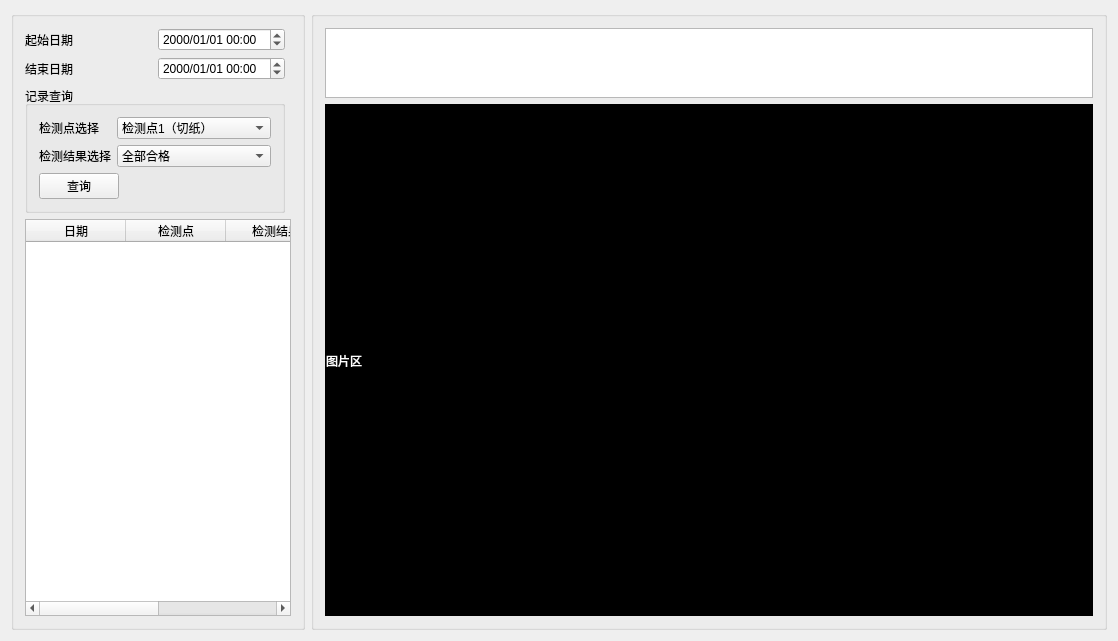
<?xml version="1.0" encoding="UTF-8"?>
<ui version="4.0">
 <class>HistoryDataRecord</class>
 <widget class="QWidget" name="HistoryDataRecord">
  <property name="geometry">
   <rect>
    <x>0</x>
    <y>0</y>
    <width>1092</width>
    <height>631</height>
   </rect>
  </property>
  <property name="windowTitle">
   <string>HistoryDataRecord</string>
  </property>
  <layout class="QGridLayout" name="gridLayout_3">
   <item row="0" column="0">
    <layout class="QHBoxLayout" name="horizontalLayout_3">
     <item>
      <widget class="QGroupBox" name="groupBox">
       <property name="maximumSize">
        <size>
         <width>400</width>
         <height>16777215</height>
        </size>
       </property>
       <property name="title">
        <string/>
       </property>
       <layout class="QGridLayout" name="gridLayout_4">
        <item row="0" column="0">
         <layout class="QVBoxLayout" name="verticalLayout_8">
          <item>
           <layout class="QHBoxLayout" name="horizontalLayout">
            <item>
             <layout class="QVBoxLayout" name="verticalLayout">
              <item>
               <widget class="QLabel" name="label">
                <property name="text">
                 <string>起始日期</string>
                </property>
               </widget>
              </item>
              <item>
               <widget class="QLabel" name="label_2">
                <property name="text">
                 <string>结束日期</string>
                </property>
               </widget>
              </item>
             </layout>
            </item>
            <item>
             <layout class="QVBoxLayout" name="verticalLayout_2">
              <item>
               <widget class="QDateTimeEdit" name="dateTimeEdit">
                <property name="currentSection">
                 <enum>QDateTimeEdit::YearSection</enum>
                </property>
                <property name="displayFormat">
                 <string>yyyy/MM/dd HH:mm</string>
                </property>
                <property name="calendarPopup">
                 <bool>false</bool>
                </property>
               </widget>
              </item>
              <item>
               <widget class="QDateTimeEdit" name="dateTimeEdit_2">
                <property name="displayFormat">
                 <string>yyyy/MM/dd HH:mm</string>
                </property>
                <property name="calendarPopup">
                 <bool>false</bool>
                </property>
               </widget>
              </item>
             </layout>
            </item>
           </layout>
          </item>
          <item>
           <widget class="QGroupBox" name="groupBox_3">
            <property name="title">
             <string>记录查询</string>
            </property>
            <layout class="QGridLayout" name="gridLayout">
             <item row="0" column="0">
              <layout class="QVBoxLayout" name="verticalLayout_4">
               <item>
                <widget class="QLabel" name="label_6">
                 <property name="text">
                  <string>检测点选择</string>
                 </property>
                </widget>
               </item>
               <item>
                <widget class="QLabel" name="label_7">
                 <property name="text">
                  <string>检测结果选择</string>
                 </property>
                </widget>
               </item>
              </layout>
             </item>
             <item row="0" column="1">
              <layout class="QVBoxLayout" name="verticalLayout_5">
               <item>
                <widget class="QComboBox" name="comboBox_5">
                 <item>
                  <property name="text">
                   <string>检测点1（切纸）</string>
                  </property>
                 </item>
                 <item>
                  <property name="text">
                   <string>检测点2（压片）</string>
                  </property>
                 </item>
                 <item>
                  <property name="text">
                   <string>检测点3（合盖）</string>
                  </property>
                 </item>
                </widget>
               </item>
               <item>
                <widget class="QComboBox" name="comboBox_6">
                 <item>
                  <property name="text">
                   <string>全部合格</string>
                  </property>
                 </item>
                 <item>
                  <property name="text">
                   <string>A工位合格B工位不合格</string>
                  </property>
                 </item>
                 <item>
                  <property name="text">
                   <string>A工位不合格B工位合格</string>
                  </property>
                 </item>
                 <item>
                  <property name="text">
                   <string>全部不合格</string>
                  </property>
                 </item>
                </widget>
               </item>
              </layout>
             </item>
             <item row="1" column="0" colspan="2">
              <layout class="QHBoxLayout" name="horizontalLayout_2">
               <item>
                <widget class="QPushButton" name="pushButton">
                 <property name="text">
                  <string>查询</string>
                 </property>
                </widget>
               </item>
               <item>
                <spacer name="horizontalSpacer">
                 <property name="orientation">
                  <enum>Qt::Horizontal</enum>
                 </property>
                 <property name="sizeHint" stdset="0">
                  <size>
                   <width>40</width>
                   <height>20</height>
                  </size>
                 </property>
                </spacer>
               </item>
              </layout>
             </item>
            </layout>
           </widget>
          </item>
         </layout>
        </item>
        <item row="0" column="1">
         <spacer name="horizontalSpacer_5">
          <property name="orientation">
           <enum>Qt::Horizontal</enum>
          </property>
          <property name="sizeHint" stdset="0">
           <size>
            <width>40</width>
            <height>20</height>
           </size>
          </property>
         </spacer>
        </item>
        <item row="1" column="0" colspan="2">
         <layout class="QVBoxLayout" name="verticalLayout_3">
          <item>
           <widget class="QTableWidget" name="tableWidget">
            <attribute name="horizontalHeaderDefaultSectionSize">
             <number>100</number>
            </attribute>
            <column>
             <property name="text">
              <string>日期</string>
             </property>
            </column>
            <column>
             <property name="text">
              <string>检测点</string>
             </property>
            </column>
            <column>
             <property name="text">
              <string>检测结果</string>
             </property>
            </column>
            <column>
             <property name="text">
              <string>文件名</string>
             </property>
            </column>
           </widget>
          </item>
         </layout>
        </item>
       </layout>
      </widget>
     </item>
     <item>
      <widget class="QGroupBox" name="groupBox_2">
       <property name="title">
        <string/>
       </property>
       <layout class="QGridLayout" name="gridLayout_2">
        <item row="0" column="0">
         <layout class="QVBoxLayout" name="verticalLayout_6" stretch="1,2">
          <item>
           <widget class="QTextBrowser" name="textBrowser">
            <property name="html">
             <string>&lt;!DOCTYPE HTML PUBLIC &quot;-//W3C//DTD HTML 4.0//EN&quot; &quot;http://www.w3.org/TR/REC-html40/strict.dtd&quot;&gt;
&lt;html&gt;&lt;head&gt;&lt;meta name=&quot;qrichtext&quot; content=&quot;1&quot; /&gt;&lt;style type=&quot;text/css&quot;&gt;
p, li { white-space: pre-wrap; }
&lt;/style&gt;&lt;/head&gt;&lt;body style=&quot; font-family:'SimSun'; font-size:9pt; font-weight:400; font-style:normal;&quot;&gt;
&lt;p style=&quot;-qt-paragraph-type:empty; margin-top:0px; margin-bottom:0px; margin-left:0px; margin-right:0px; -qt-block-indent:0; text-indent:0px;&quot;&gt;&lt;br /&gt;&lt;/p&gt;&lt;/body&gt;&lt;/html&gt;</string>
            </property>
           </widget>
          </item>
          <item>
           <widget class="QLabel" name="frame_2">
            <property name="minimumSize">
             <size>
              <width>768</width>
              <height>512</height>
             </size>
            </property>
            <property name="maximumSize">
             <size>
              <width>3072</width>
              <height>2048</height>
             </size>
            </property>
            <property name="font">
             <font>
              <pointsize>20</pointsize>
             </font>
            </property>
            <property name="styleSheet">
             <string notr="true">background-color: rgb(0, 0, 0);
color: rgb(255, 255, 255);</string>
            </property>
            <property name="frameShape">
             <enum>QFrame::StyledPanel</enum>
            </property>
            <property name="frameShadow">
             <enum>QFrame::Raised</enum>
            </property>
            <property name="text">
             <string/>
            </property>
            <layout class="QGridLayout" name="gridLayout_5">
             <property name="leftMargin">
              <number>0</number>
             </property>
             <property name="topMargin">
              <number>0</number>
             </property>
             <property name="rightMargin">
              <number>0</number>
             </property>
             <property name="bottomMargin">
              <number>0</number>
             </property>
             <item row="0" column="0">
              <widget class="QLabel" name="label_8">
               <property name="minimumSize">
                <size>
                 <width>768</width>
                 <height>512</height>
                </size>
               </property>
               <property name="maximumSize">
                <size>
                 <width>3072</width>
                 <height>2048</height>
                </size>
               </property>
               <property name="styleSheet">
                <string notr="true">color: rgb(255, 255, 255);
qproperty-alignment: 'AlignTop | AlignLeft';
qproperty-wordWrap: true;
background-color: transparent;</string>
               </property>
               <property name="text">
                <string>图片区</string>
               </property>
              </widget>
             </item>
            </layout>
           </widget>
          </item>
         </layout>
        </item>
       </layout>
      </widget>
     </item>
    </layout>
   </item>
  </layout>
 </widget>
 <layoutdefault spacing="6" margin="11"/>
 <resources/>
 <connections>
  <connection>
   <sender>pushButton</sender>
   <signal>clicked()</signal>
   <receiver>HistoryDataRecord</receiver>
   <slot>QueryingHistory()</slot>
   <hints>
    <hint type="sourcelabel">
     <x>76</x>
     <y>164</y>
    </hint>
    <hint type="destinationlabel">
     <x>0</x>
     <y>149</y>
    </hint>
   </hints>
  </connection>
  <connection>
   <sender>tableWidget</sender>
   <signal>itemClicked(QTableWidgetItem*)</signal>
   <receiver>HistoryDataRecord</receiver>
   <slot>show_picture(QTableWidgetItem*)</slot>
   <hints>
    <hint type="sourcelabel">
     <x>268</x>
     <y>420</y>
    </hint>
    <hint type="destinationlabel">
     <x>305</x>
     <y>471</y>
    </hint>
   </hints>
  </connection>
  <connection>
   <sender>pushButton</sender>
   <signal>clicked()</signal>
   <receiver>HistoryDataRecord</receiver>
   <slot>QueryingStatistics()</slot>
   <hints>
    <hint type="sourcelabel">
     <x>68</x>
     <y>164</y>
    </hint>
    <hint type="destinationlabel">
     <x>383</x>
     <y>287</y>
    </hint>
   </hints>
  </connection>
 </connections>
 <slots>
  <slot>QueryingHistory()</slot>
  <slot>show_picture(QTableWidgetItem*)</slot>
  <slot>QueryingStatistics()</slot>
 </slots>
</ui>
